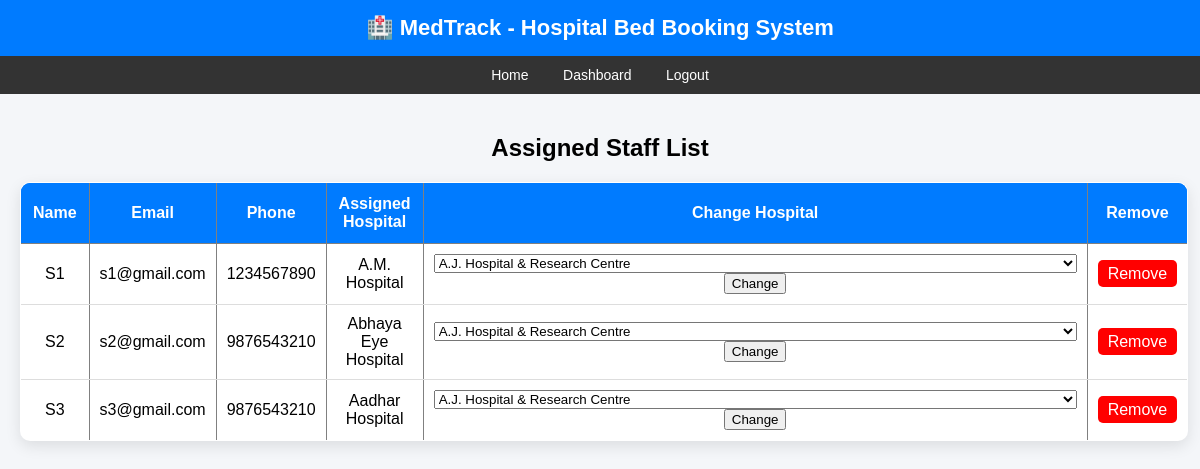
Screenshot of /assigned_staff (signed in) with the database file from the repository.
### models.py (models this page shows)
class User(db.Model):
    id = db.Column(db.Integer, primary_key=True)
    name = db.Column(db.String(100))
    email = db.Column(db.String(100), unique=True)
    phone = db.Column(db.String(15))
    password = db.Column(db.String(200))
    role = db.Column(db.String(20))
    approval_status = db.Column(
        db.String(20),
        default="approved"
    )
    assigned_hospital_id = db.Column(
        db.Integer,
        db.ForeignKey('hospital.id'),
        nullable=True
    )
    hospital = db.relationship("Hospital",foreign_keys=[assigned_hospital_id])
    notification = db.Column(
        db.String(200),
        nullable=True
    )

class Hospital(db.Model):
    id = db.Column(db.Integer, primary_key=True)
    hospital_name = db.Column(db.String(150), nullable=False)
    city = db.Column(db.String(100), nullable=False)
    address = db.Column(db.String(300))
    icu_beds = db.Column(db.Integer, default=0)
    oxygen_beds = db.Column(db.Integer, default=0)
    normal_beds = db.Column(db.Integer, default=0)
    staff_id = db.Column(db.Integer, db.ForeignKey('user.id'))

### app.py (the view)
@app.route("/assigned_staff")
def assigned_staff():
    if session.get("role") != "admin":
        return redirect("/")
    staff_list = User.query.filter_by(
        role="staff",
        approval_status="approved"
    ).all()
    hospitals = Hospital.query.all()
    return render_template(
        "assigned_staff.html",
        staff_list=staff_list,
        hospitals=hospitals
    )

### templates/assigned_staff.html
{% extends "base.html" %}
{% block content %}
<h2 style="text-align:center; margin-top:20px;">
    Assigned Staff List
</h2>
<table border="1"
       style="
            width:95%;
            margin:auto;
            text-align:center;
            border-collapse:collapse;
            margin-top:20px;
       ">
    <tr style="background:#007bff; color:white;">
        <th>Name</th>
        <th>Email</th>
        <th>Phone</th>
        <th>Assigned Hospital</th>
        <th>Change Hospital</th>
        <th>Remove</th>
    </tr>
    {% for staff in staff_list %}
    <tr>
        <td>{{ staff.name }}</td>
        <td>{{ staff.email }}</td>
        <td>{{ staff.phone }}</td>
        <td>
            {{ staff.hospital.hospital_name }}
        </td>
        <td>
            <form action="/change_hospital/{{ staff.id }}"
                  method="POST">
                <select name="hospital_id">
                    {% for hospital in hospitals %}
                    <option value="{{ hospital.id }}">
                        {{ hospital.hospital_name }}
                    </option>
                    {% endfor %}
                </select>
                <button type="submit">
                    Change
                </button>
            </form>
        </td>
        <td>
            <a href="/remove_staff/{{ staff.id }}"
               style="
                    background:red;
                    color:white;
                    padding:5px 10px;
                    text-decoration:none;
                    border-radius:5px;
               ">
                Remove
            </a>
        </td>
    </tr>
    {% endfor %}
</table>
{% endblock %}

### templates/base.html (style rules this page uses)
body { margin: 0; font-family: Arial, sans-serif; background: #f4f6f9; }
table { width: 90%; margin: 20px auto; border-collapse: collapse; background: white; border-radius: 10px; overflow: hidden; box-shadow: 0 5px 15px rgba(0,0,0,0.1); }
th { background: #007bff; color: white; padding: 12px; }
td { padding: 10px; border-bottom: 1px solid #ddd; text-align: center; }
h2 { text-align: center; }

### rows the page displays
User: name "S1", email "s1@gmail.com", phone "1234567890", hospital.hospital_name "A.M. Hospital"
User: name "S2", email "s2@gmail.com", phone "9876543210", hospital.hospital_name "Abhaya Eye Hospital"
User: name "S3", email "s3@gmail.com", phone "9876543210", hospital.hospital_name "Aadhar Hospital"

### other values shown
form field hospital_id "A.J. Hospital & Research Centre"
